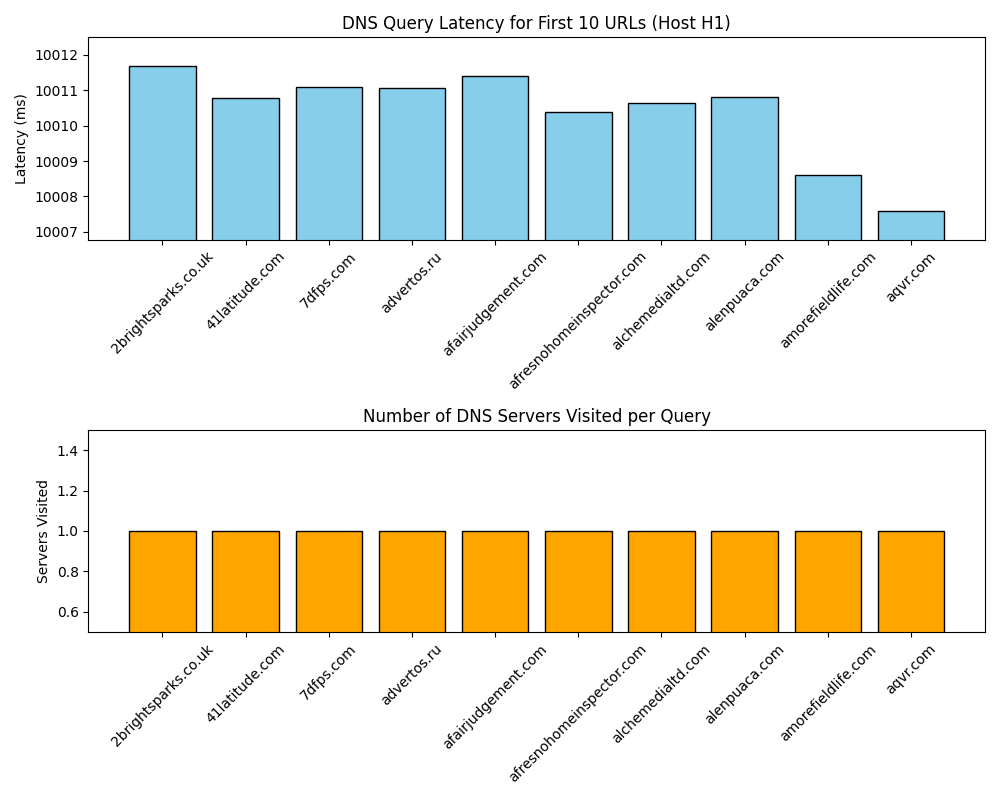

Source code (Python):
import pandas as pd
import matplotlib.pyplot as plt

df=pd.read_csv("d_results_h1.csv")

df10=df.head(10)


df10["servers_visited"]=df10["dns_ip"].apply(
    lambda x: len(x.split(";")) if isinstance(x,str) else 1
)

latencies=df10["round_trip_ms"]
lat_min=latencies.min()
lat_max=latencies.max()
lat_margin=(lat_max-lat_min)*0.2 if lat_max!=lat_min else 100

servers=df10["servers_visited"]
srv_min=servers.min()
srv_max=servers.max()
srv_margin=(srv_max-srv_min)*0.5 if srv_max!=srv_min else 0.5


fig,ax=plt.subplots(2,1,figsize=(10,8))


ax[0].bar(df10["hostname"],latencies,color="skyblue",edgecolor="black")
ax[0].set_title("DNS Query Latency for First 10 URLs (Host H1)")
ax[0].set_ylabel("Latency (ms)")
ax[0].set_ylim(lat_min-lat_margin,lat_max+lat_margin)
ax[0].tick_params(axis="x",rotation=45)


ax[1].bar(df10["hostname"],servers,color="orange",edgecolor="black")
ax[1].set_title("Number of DNS Servers Visited per Query")
ax[1].set_ylabel("Servers Visited")
ax[1].set_ylim(srv_min-srv_margin,srv_max+srv_margin)
ax[1].tick_params(axis="x",rotation=45)

plt.tight_layout()
plt.show()
